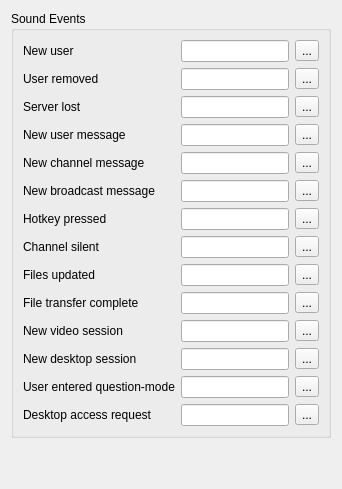
     <widget class="QWidget" name="eventsTab">
      <attribute name="title">
       <string>Sound Events</string>
      </attribute>
      <layout class="QVBoxLayout" name="verticalLayout_8">
       <item>
        <widget class="QGroupBox" name="groupBox_6">
         <property name="title">
          <string>Sound Events</string>
         </property>
         <layout class="QHBoxLayout" name="horizontalLayout_14">
          <item>
           <layout class="QGridLayout" name="gridLayout_4">
            <item row="1" column="2">
             <widget class="QToolButton" name="rmuserButton">
              <property name="text">
               <string notr="true">...</string>
              </property>
             </widget>
            </item>
            <item row="0" column="2">
             <widget class="QToolButton" name="newuserButton">
              <property name="sizePolicy">
               <sizepolicy hsizetype="Minimum" vsizetype="Fixed">
                <horstretch>0</horstretch>
                <verstretch>0</verstretch>
               </sizepolicy>
              </property>
              <property name="text">
               <string notr="true">...</string>
              </property>
             </widget>
            </item>
            <item row="12" column="0">
             <widget class="QLabel" name="label_38">
              <property name="text">
               <string>User entered question-mode</string>
              </property>
              <property name="buddy">
               <cstring>questionmodeEdit</cstring>
              </property>
             </widget>
            </item>
            <item row="5" column="0">
             <widget class="QLabel" name="label_36">
              <property name="text">
               <string>New broadcast message</string>
              </property>
             </widget>
            </item>
            <item row="2" column="0">
             <widget class="QLabel" name="label_18">
              <property name="text">
               <string>Server lost</string>
              </property>
              <property name="buddy">
               <cstring>srvlostEdit</cstring>
              </property>
             </widget>
            </item>
            <item row="12" column="1">
             <widget class="QLineEdit" name="questionmodeEdit"/>
            </item>
            <item row="3" column="1">
             <widget class="QLineEdit" name="usermsgEdit"/>
            </item>
            <item row="3" column="0">
             <widget class="QLabel" name="label_19">
              <property name="text">
               <string>New user message</string>
              </property>
              <property name="buddy">
               <cstring>usermsgEdit</cstring>
              </property>
             </widget>
            </item>
            <item row="6" column="2">
             <widget class="QToolButton" name="hotkeyButton">
              <property name="text">
               <string notr="true">...</string>
              </property>
             </widget>
            </item>
            <item row="13" column="2">
             <widget class="QToolButton" name="desktopaccessBtn">
              <property name="text">
               <string>...</string>
              </property>
             </widget>
            </item>
            <item row="12" column="2">
             <widget class="QToolButton" name="questionmodeBtn">
              <property name="text">
               <string>...</string>
              </property>
             </widget>
            </item>
            <item row="10" column="2">
             <widget class="QToolButton" name="videosessionButton">
              <property name="text">
               <string notr="true">...</string>
              </property>
             </widget>
            </item>
            <item row="6" column="0">
             <widget class="QLabel" name="label_21">
              <property name="text">
               <string>Hotkey pressed</string>
              </property>
              <property name="buddy">
               <cstring>hotkeyEdit</cstring>
              </property>
             </widget>
            </item>
            <item row="8" column="0">
             <widget class="QLabel" name="label_23">
              <property name="text">
               <string>Files updated</string>
              </property>
              <property name="buddy">
               <cstring>fileupdEdit</cstring>
              </property>
             </widget>
            </item>
            <item row="0" column="1">
             <widget class="QLineEdit" name="newuserEdit"/>
            </item>
            <item row="11" column="0">
             <widget class="QLabel" name="label_37">
              <property name="text">
               <string>New desktop session</string>
              </property>
              <property name="buddy">
               <cstring>desktopsessionEdit</cstring>
              </property>
             </widget>
            </item>
            <item row="10" column="1">
             <widget class="QLineEdit" name="videosessionEdit"/>
            </item>
            <item row="4" column="1">
             <widget class="QLineEdit" name="chanmsgEdit"/>
            </item>
            <item row="10" column="0">
             <widget class="QLabel" name="label_32">
              <property name="text">
               <string>New video session</string>
              </property>
              <property name="buddy">
               <cstring>videosessionEdit</cstring>
              </property>
             </widget>
            </item>
            <item row="9" column="2">
             <widget class="QToolButton" name="transferdoneButton">
              <property name="text">
               <string notr="true">...</string>
              </property>
             </widget>
            </item>
            <item row="2" column="2">
             <widget class="QToolButton" name="srvlostButton">
              <property name="text">
               <string notr="true">...</string>
              </property>
             </widget>
            </item>
            <item row="1" column="1">
             <widget class="QLineEdit" name="rmuserEdit"/>
            </item>
            <item row="7" column="1">
             <widget class="QLineEdit" name="chansilentEdit"/>
            </item>
            <item row="2" column="1">
             <widget class="QLineEdit" name="srvlostEdit"/>
            </item>
            <item row="11" column="2">
             <widget class="QToolButton" name="desktopsessionButton">
              <property name="text">
               <string notr="true">...</string>
              </property>
             </widget>
            </item>
            <item row="13" column="0">
             <widget class="QLabel" name="label_40">
              <property name="text">
               <string>Desktop access request</string>
              </property>
              <property name="buddy">
               <cstring>desktopaccessEdit</cstring>
              </property>
             </widget>
            </item>
            <item row="13" column="1">
             <widget class="QLineEdit" name="desktopaccessEdit"/>
            </item>
            <item row="9" column="0">
             <widget class="QLabel" name="label_24">
              <property name="text">
               <string>File transfer complete</string>
              </property>
              <property name="buddy">
               <cstring>transferdoneEdit</cstring>
              </property>
             </widget>
            </item>
            <item row="0" column="0">
             <widget class="QLabel" name="label_16">
              <property name="text">
               <string>New user</string>
              </property>
              <property name="buddy">
               <cstring>newuserEdit</cstring>
              </property>
             </widget>
            </item>
            <item row="8" column="1">
             <widget class="QLineEdit" name="fileupdEdit"/>
            </item>
            <item row="3" column="2">
             <widget class="QToolButton" name="usermsgButton">
              <property name="text">
               <string notr="true">...</string>
              </property>
             </widget>
            </item>
            <item row="4" column="0">
             <widget class="QLabel" name="label_20">
              <property name="text">
               <string>New channel message</string>
              </property>
              <property name="buddy">
               <cstring>chanmsgEdit</cstring>
              </property>
             </widget>
            </item>
            <item row="11" column="1">
             <widget class="QLineEdit" name="desktopsessionEdit"/>
            </item>
            <item row="1" column="0">
             <widget class="QLabel" name="label_17">
              <property name="text">
               <string>User removed</string>
              </property>
              <property name="buddy">
               <cstring>rmuserEdit</cstring>
              </property>
             </widget>
            </item>
            <item row="6" column="1">
             <widget class="QLineEdit" name="hotkeyEdit"/>
            </item>
            <item row="7" column="2">
             <widget class="QToolButton" name="chansilentButton">
              <property name="text">
               <string notr="true">...</string>
              </property>
             </widget>
            </item>
            <item row="9" column="1">
             <widget class="QLineEdit" name="transferdoneEdit"/>
            </item>
            <item row="8" column="2">
             <widget class="QToolButton" name="fileupdButton">
              <property name="text">
               <string notr="true">...</string>
              </property>
             </widget>
            </item>
            <item row="4" column="2">
             <widget class="QToolButton" name="chanmsgButton">
              <property name="text">
               <string notr="true">...</string>
              </property>
             </widget>
            </item>
            <item row="7" column="0">
             <widget class="QLabel" name="label_22">
              <property name="text">
               <string>Channel silent</string>
              </property>
              <property name="buddy">
               <cstring>chansilentEdit</cstring>
              </property>
             </widget>
            </item>
            <item row="5" column="1">
             <widget class="QLineEdit" name="bcastmsgEdit"/>
            </item>
            <item row="5" column="2">
             <widget class="QToolButton" name="bcastmsgButton">
              <property name="text">
               <string notr="true">...</string>
              </property>
             </widget>
            </item>
           </layout>
          </item>
         </layout>
        </widget>
       </item>
       <item>
        <spacer name="verticalSpacer_7">
         <property name="orientation">
          <enum>Qt::Vertical</enum>
         </property>
         <property name="sizeHint" stdset="0">
          <size>
           <width>20</width>
           <height>40</height>
          </size>
         </property>
        </spacer>
       </item>
      </layout>
     </widget>
